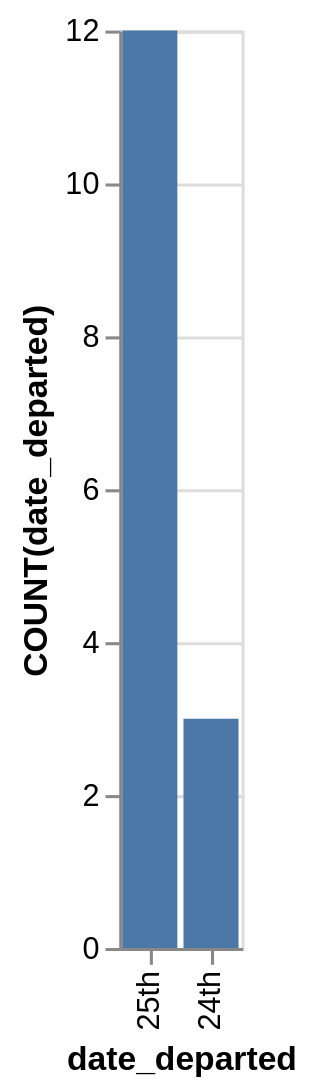

Source (Vega-Lite JSON):
### Vega-Lite specification from a JSON file in a GitHub repository (floating-point values rounded to 4 significant figures)
{"data": {"values": [{"x_data": "25th", "y_data": 12}, {"x_data": "24th", "y_data": 3}]}, "mark": "bar", "encoding": {"x": {"field": "x_data", "type": "nominal", "title": "date_departed", "sort": {"op": "sum", "field": "y_data", "order": "descending"}}, "y": {"field": "y_data", "type": "quantitative", "title": "COUNT(date_departed)"}}}
